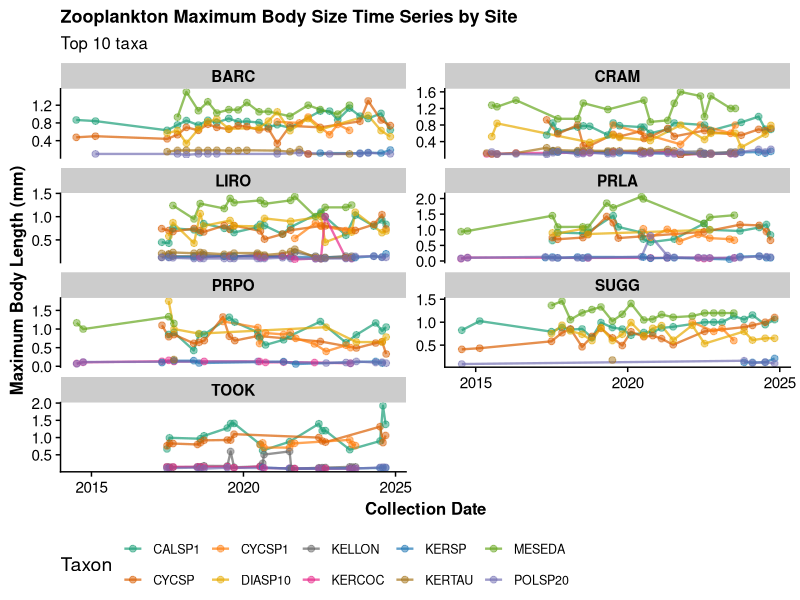
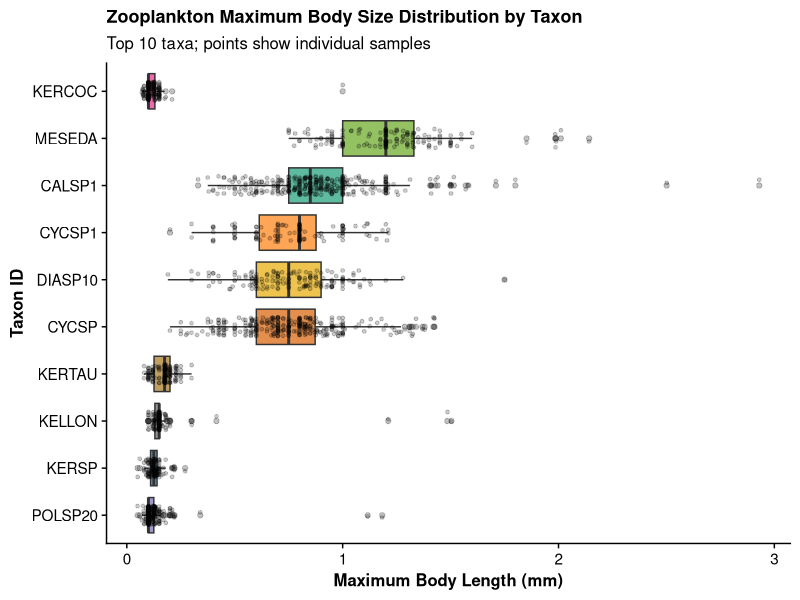
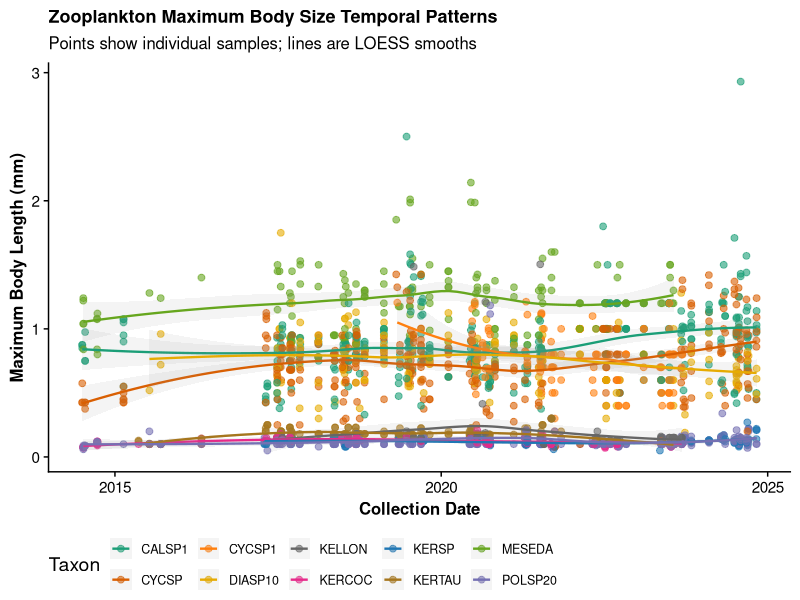
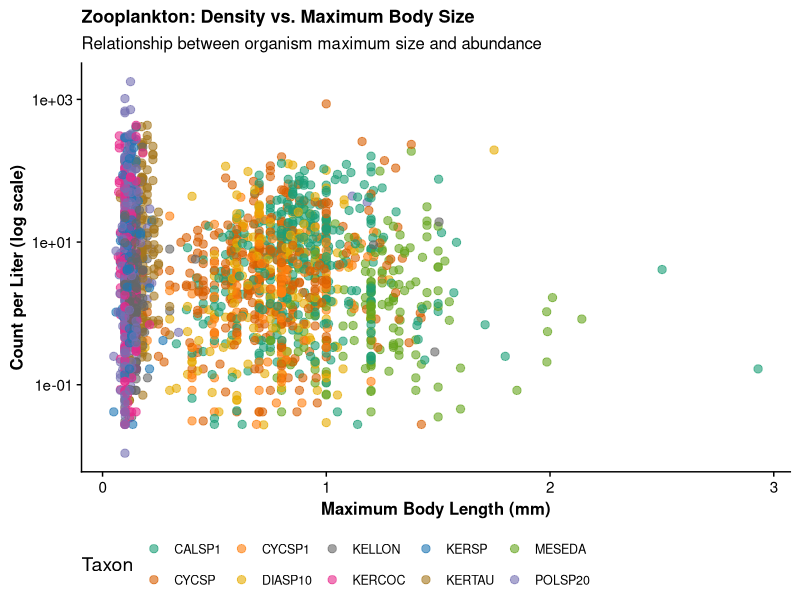
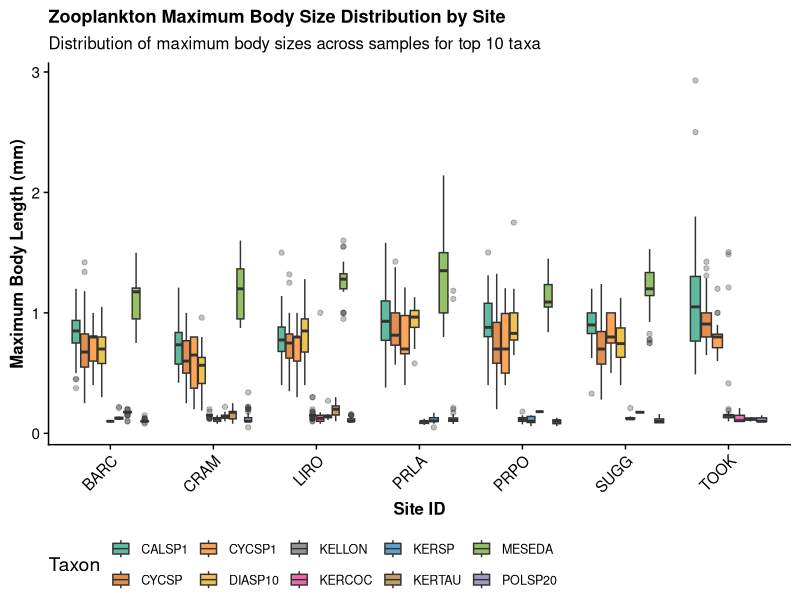
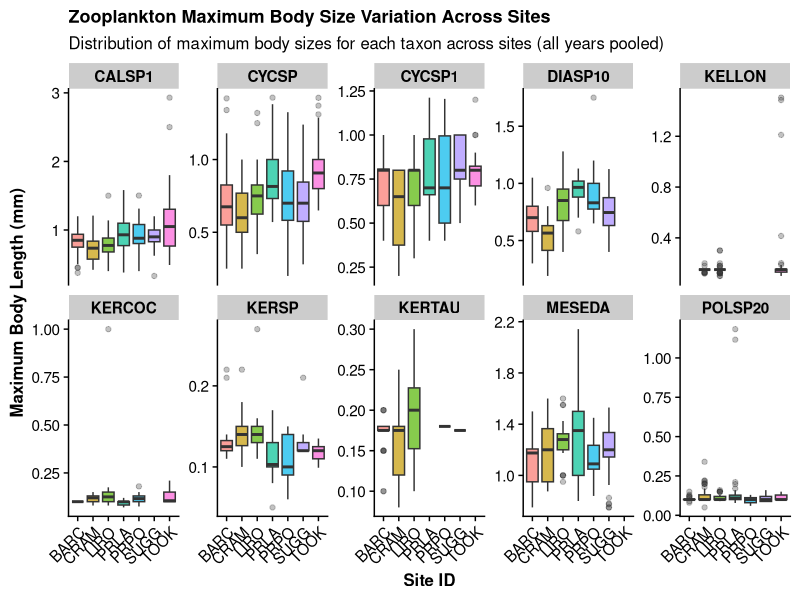
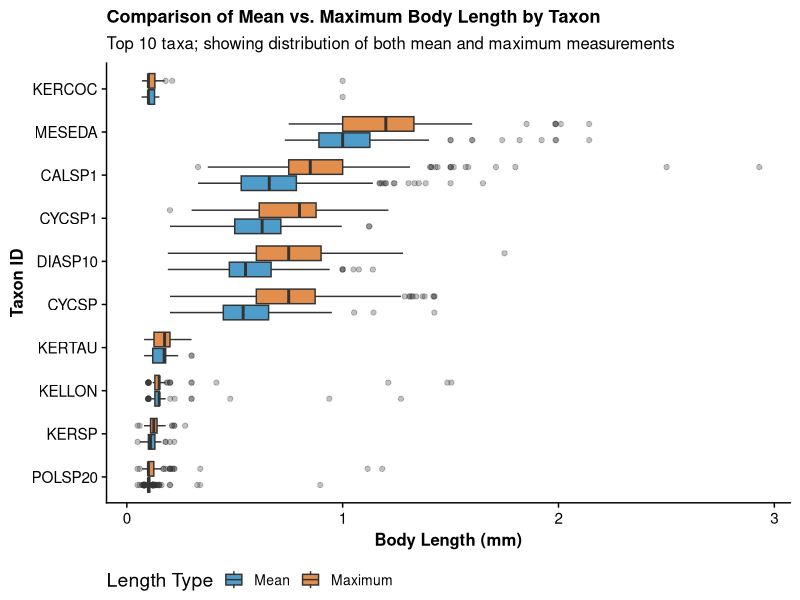

The R script that drew these images, in order:
# Zooplankton Maximum Body Size Data Visualization - ADULTS ONLY
# Purpose: Create visualizations of zooplankton MAXIMUM body size patterns across sites and time
#          Using ADULTS ONLY (excludes nauplii/larvae to avoid life stage confounding)
# Date: 2026-05-02
#
# INPUTS:
#   - data-processed/zooplankton_body_size_summary_adults_2014_2026.csv
#     (Sample-level body size summary from script 05)
#
# OUTPUTS:
#   - figures/zooplankton_timeseries_by_site_max_adults_2014_2026.png
#   - figures/zooplankton_body_size_distribution_max_adults_2014_2026.png
#   - figures/zooplankton_temporal_patterns_max_adults_2014_2026.png
#   - figures/zooplankton_density_vs_body_size_max_adults_2014_2026.png
#   - figures/zooplankton_site_comparison_max_adults_2014_2026.png
#   - figures/zooplankton_body_size_across_sites_max_adults_2014_2026.png
#   - figures/zooplankton_mean_vs_max_by_taxon_adults_2014_2026.png
#   (7 PNG visualization files showing maximum body size patterns and comparisons)

# Load libraries
library(tidyverse)
library(readr)
library(ggplot2)
library(cowplot)

# Load the ADULTS-ONLY zooplankton body size summary data (2014-2026)
zoo_body_size_summary <- read_csv("data-processed/zooplankton_body_size_summary_adults_2014_2026.csv")

# Get the top 10 most abundant taxa for consistent visualization across plots
top_taxa <- zoo_body_size_summary |>
  group_by(taxonID) |>
  summarise(total_samples = n(), .groups = "drop") |>
  arrange(desc(total_samples)) |>
  head(10) |>
  pull(taxonID)

# Set up ggplot theme for consistency
theme_set(theme_cowplot() +
  theme(
    axis.text = element_text(size = 11),
    axis.title = element_text(size = 12, face = "bold"),
    strip.text = element_text(size = 11, face = "bold"),
    legend.position = "bottom",
    plot.title = element_text(size = 13, face = "bold", hjust = 0)
  ))

# Define color palette for taxa
taxa_colors <- colorRampPalette(c("#1b9e77", "#d95f02", "#7570b3", "#e7298a",
                                   "#66a61e", "#e6ab02", "#a6761d", "#666666",
                                   "#1f77b4", "#ff7f0e"))(length(top_taxa))
names(taxa_colors) <- top_taxa

# ============================================================================
# Plot 1: Time Series by Site (Maximum Body Length)
# ============================================================================
p1_data <- zoo_body_size_summary |>
  filter(taxonID %in% top_taxa) |>
  group_by(siteID, collectDate, taxonID) |>
  summarise(max_body_length = mean(max_body_length, na.rm = TRUE), .groups = "drop")

p1 <- ggplot(p1_data, aes(x = collectDate, y = max_body_length, color = taxonID, group = taxonID)) +
  geom_line(alpha = 0.7, size = 0.8) +
  geom_point(alpha = 0.5, size = 2) +
  facet_wrap(~ siteID, scales = "free_y", ncol = 2) +
  scale_color_manual(values = taxa_colors, name = "Taxon") +
  labs(
    title = "Zooplankton Maximum Body Size Time Series by Site",
    x = "Collection Date",
    y = "Maximum Body Length (mm)",
    subtitle = "Top 10 taxa"
  ) +
  theme(legend.text = element_text(size = 9))

ggsave("figures/zooplankton_timeseries_by_site_max_adults_2014_2026.png", p1, width = 14, height = 10, dpi = 300)
cat("✓ Saved: figures/zooplankton_timeseries_by_site_max_adults_2014_2026.png\n")

# ============================================================================
# Plot 2: Body Size Distribution by Taxon (Maximum Body Length)
# ============================================================================
p2_data <- zoo_body_size_summary |>
  filter(taxonID %in% top_taxa)

p2 <- ggplot(p2_data, aes(x = reorder(taxonID, max_body_length, FUN = median),
                           y = max_body_length, fill = taxonID)) +
  geom_boxplot(alpha = 0.7, outlier.alpha = 0.3) +
  geom_jitter(width = 0.2, alpha = 0.2, size = 1) +
  scale_fill_manual(values = taxa_colors, guide = "none") +
  coord_flip() +
  labs(
    title = "Zooplankton Maximum Body Size Distribution by Taxon",
    x = "Taxon ID",
    y = "Maximum Body Length (mm)",
    subtitle = "Top 10 taxa; points show individual samples"
  )

ggsave("figures/zooplankton_body_size_distribution_max_adults_2014_2026.png", p2, width = 10, height = 7, dpi = 300)
cat("✓ Saved: figures/zooplankton_body_size_distribution_max_adults_2014_2026.png\n")

# ============================================================================
# Plot 3: Temporal Patterns (Maximum Body Size vs. Date)
# ============================================================================
p3_data <- zoo_body_size_summary |>
  filter(taxonID %in% top_taxa)

p3 <- ggplot(p3_data, aes(x = collectDate, y = max_body_length, color = taxonID)) +
  geom_point(alpha = 0.6, size = 2) +
  geom_smooth(method = "loess", se = TRUE, alpha = 0.1, size = 0.8) +
  scale_color_manual(values = taxa_colors, name = "Taxon") +
  labs(
    title = "Zooplankton Maximum Body Size Temporal Patterns",
    x = "Collection Date",
    y = "Maximum Body Length (mm)",
    subtitle = "Points show individual samples; lines are LOESS smooths"
  ) +
  theme(legend.text = element_text(size = 9))

ggsave("figures/zooplankton_temporal_patterns_max_adults_2014_2026.png", p3, width = 12, height = 7, dpi = 300)
cat("✓ Saved: figures/zooplankton_temporal_patterns_max_adults_2014_2026.png\n")

# ============================================================================
# Plot 4: Density vs. Maximum Body Size
# ============================================================================
p4_data <- zoo_body_size_summary |>
  filter(taxonID %in% top_taxa, !is.na(count_per_liter), count_per_liter > 0)

p4 <- ggplot(p4_data, aes(x = max_body_length, y = count_per_liter, color = taxonID)) +
  geom_point(alpha = 0.6, size = 2.5) +
  scale_y_log10() +
  scale_color_manual(values = taxa_colors, name = "Taxon") +
  labs(
    title = "Zooplankton: Density vs. Maximum Body Size",
    x = "Maximum Body Length (mm)",
    y = "Count per Liter (log scale)",
    subtitle = "Relationship between organism maximum size and abundance"
  ) +
  theme(legend.text = element_text(size = 9))

ggsave("figures/zooplankton_density_vs_body_size_max_adults_2014_2026.png", p4, width = 11, height = 7, dpi = 300)
cat("✓ Saved: figures/zooplankton_density_vs_body_size_max_adults_2014_2026.png\n")

# ============================================================================
# Plot 5: Site Comparison (Box Plot - Distribution of Maximum Body Sizes)
# ============================================================================
p5_data <- zoo_body_size_summary |>
  filter(taxonID %in% top_taxa)

p5 <- ggplot(p5_data, aes(x = siteID, y = max_body_length, fill = taxonID)) +
  geom_boxplot(alpha = 0.7, outlier.alpha = 0.3) +
  scale_fill_manual(values = taxa_colors, name = "Taxon") +
  labs(
    title = "Zooplankton Maximum Body Size Distribution by Site",
    x = "Site ID",
    y = "Maximum Body Length (mm)",
    subtitle = "Distribution of maximum body sizes across samples for top 10 taxa"
  ) +
  theme(legend.text = element_text(size = 9),
        axis.text.x = element_text(angle = 45, hjust = 1))

ggsave("figures/zooplankton_site_comparison_max_adults_2014_2026.png", p5, width = 12, height = 7, dpi = 300)
cat("✓ Saved: figures/zooplankton_site_comparison_max_adults_2014_2026.png\n")

# ============================================================================
# Plot 6: Body Size Variation Across Sites (by Taxon, Maximum Body Length)
# ============================================================================
p6_data <- zoo_body_size_summary |>
  filter(taxonID %in% top_taxa)

p6 <- ggplot(p6_data, aes(x = siteID, y = max_body_length, fill = siteID)) +
  geom_boxplot(alpha = 0.7, outlier.alpha = 0.3) +
  facet_wrap(~ taxonID, scales = "free_y", ncol = 5) +
  labs(
    title = "Zooplankton Maximum Body Size Variation Across Sites",
    x = "Site ID",
    y = "Maximum Body Length (mm)",
    subtitle = "Distribution of maximum body sizes for each taxon across sites (all years pooled)"
  ) +
  theme(legend.position = "none",
        axis.text.x = element_text(angle = 45, hjust = 1))

ggsave("figures/zooplankton_body_size_across_sites_max_adults_2014_2026.png", p6, width = 16, height = 10, dpi = 300)
cat("✓ Saved: figures/zooplankton_body_size_across_sites_max_adults_2014_2026.png\n")

# ============================================================================
# Plot 7: Comparing Mean vs. Maximum Body Length by Taxon
# ============================================================================
p7_data <- zoo_body_size_summary |>
  filter(taxonID %in% top_taxa) |>
  select(taxonID, mean_body_length, max_body_length) |>
  pivot_longer(
    cols = c(mean_body_length, max_body_length),
    names_to = "length_type",
    values_to = "body_length"
  ) |>
  mutate(length_type = factor(length_type, levels = c("mean_body_length", "max_body_length"),
                              labels = c("Mean", "Maximum")))

p7 <- ggplot(p7_data, aes(x = reorder(taxonID, body_length, FUN = median),
                           y = body_length, fill = length_type)) +
  geom_boxplot(alpha = 0.7, outlier.alpha = 0.3) +
  scale_fill_manual(values = c("Mean" = "#0072B2", "Maximum" = "#D55E00"), name = "Length Type") +
  coord_flip() +
  labs(
    title = "Comparison of Mean vs. Maximum Body Length by Taxon",
    x = "Taxon ID",
    y = "Body Length (mm)",
    subtitle = "Top 10 taxa; showing distribution of both mean and maximum measurements"
  ) +
  theme(legend.text = element_text(size = 10))

ggsave("figures/zooplankton_mean_vs_max_by_taxon_adults_2014_2026.png", p7, width = 11, height = 8, dpi = 300)
cat("✓ Saved: figures/zooplankton_mean_vs_max_by_taxon_adults_2014_2026.png\n")

# ============================================================================
# Summary
# ============================================================================
cat(paste(rep("=", 70), collapse = ""), "\n")
cat("Visualization Summary - Maximum Body Size (2014-2026 data, ADULTS ONLY)\n")
cat(paste(rep("=", 70), collapse = ""), "\n")
cat("All plots saved to figures/ folder:\n")
cat("  1. zooplankton_timeseries_by_site_max_adults_2014_2026.png\n")
cat("  2. zooplankton_body_size_distribution_max_adults_2014_2026.png\n")
cat("  3. zooplankton_temporal_patterns_max_adults_2014_2026.png\n")
cat("  4. zooplankton_density_vs_body_size_max_adults_2014_2026.png\n")
cat("  5. zooplankton_site_comparison_max_adults_2014_2026.png\n")
cat("  6. zooplankton_body_size_across_sites_max_adults_2014_2026.png\n")
cat("  7. zooplankton_mean_vs_max_by_taxon_adults_2014_2026.png\n")
cat("\nNote: Nauplii (larvae) excluded from this analysis to avoid life stage confounding\n")
cat("\nTop 10 taxa visualized:\n")
print(top_taxa)
